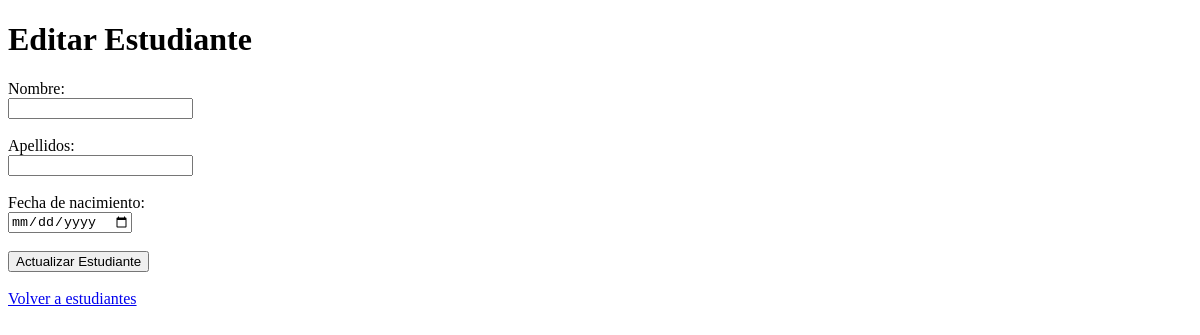
The app's page /estudiantes/editar/2, older data.
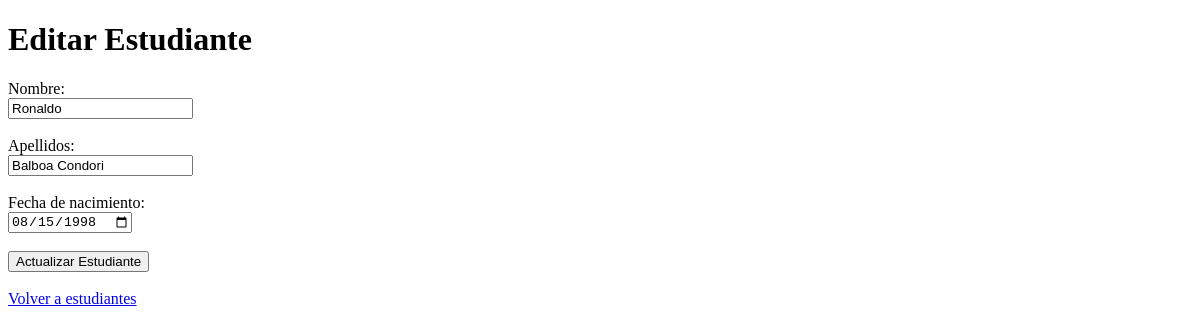
The same page, newer data.
### tables this page shows
CREATE TABLE estudiantes (
    id INTEGER PRIMARY KEY AUTOINCREMENT,
    nombre TEXT NOT NULL,
    apellidos TEXT NOT NULL,
    fecha_nacimiento DATE NOT NULL
);

### app.py (the view, shortened to what this page needs)
@app.route("/estudiantes/editar/<int:id>", methods=["GET", "POST"])
def editar_estudiante(id):
    conn = sqlite3.connect("instituto.db")
    conn.row_factory = sqlite3.Row
    estudiante = conn.execute(
        "SELECT * FROM estudiantes WHERE id = ?",
        (id,)
    ).fetchone()
    conn.close()
    return render_template(
        "editar_estudiante.html",
        estudiante=estudiante
    )

### templates/editar_estudiante.html (shortened to what this page needs)
<!DOCTYPE html>
<html lang="es">
<head>
</head>
<body>
    <h1>Editar Estudiante</h1>
    <form method="POST">
        <label>Nombre:</label>
        <br>
        <input
            type="text"
            name="nombre"
            value="{{ estudiante['nombre'] }}"
            required
        >
        <br><br>
        <label>Apellidos:</label>
        <br>
        <input
            type="text"
            name="apellidos"
            value="{{ estudiante['apellidos'] }}"
            required
        >
        <br><br>
        <label>Fecha de nacimiento:</label>
        <br>
        <input
            type="date"
            name="fecha_nacimiento"
            value="{{ estudiante['fecha_nacimiento'] }}"
            required
        >
        <br><br>
        <button type="submit">
            Actualizar Estudiante
        </button>
    </form>
    <br>
    <a href="/estudiantes">
        Volver a estudiantes
    </a>
</body>
</html>

Row changes from the older to the newer data that the page shows:
added estudiantes: nombre "Ronaldo", apellidos "Balboa Condori", fecha_nacimiento "08/15/1998"
